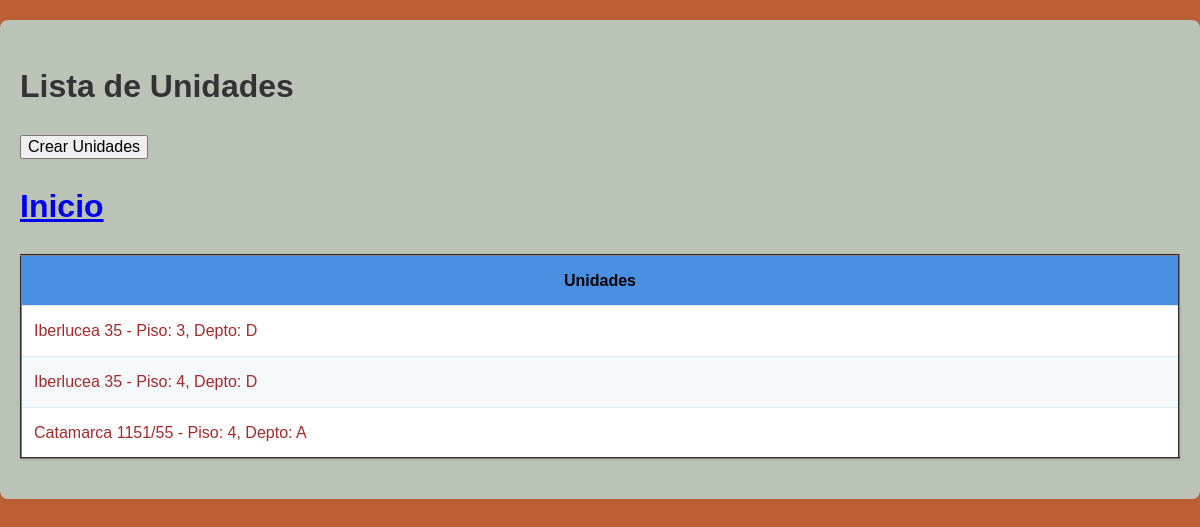
/unidades/list/, run on the app's committed database.
### tienda/models.py (models this page shows)
class Unidades(models.Model):
    liquidacion = models.ForeignKey(Liquidacion, on_delete=models.SET_NULL, null=True)
    piso = models.IntegerField()
    depto = models.CharField(max_length=255)
    def __str__(self):
        return f"{self.liquidacion} - Piso: {self.piso}, Depto: {self.depto}"
    class Meta:
        unique_together =("liquidacion", "piso")
        verbose_name ="unidad"
        verbose_name_plural="unidades"

class Liquidacion(models.Model):
    consorcio = models.ForeignKey(Consorcio, on_delete=models.SET_NULL, null=True)
    periodo = models.CharField(max_length=255)
    class Meta:
        unique_together = ('consorcio', 'periodo')  # Restricción única compuesta
    def __str__(self):
        return f"{self.consorcio}"

class Consorcio(models.Model):
    clave_del_consorcio = models.CharField(max_length=255, default="valor_default")
    domicilio = models.CharField(max_length=255)
    localidad =models.CharField(max_length=255, default = "caba")
    provincia = models.CharField(max_length=255, default ="Buenos Aires")
    cuit = models.CharField(max_length=11)
    def __str__(self):
        return self.domicilio

### tienda/views.py (the view)
# urls.py: path("unidades/list/", views.Unidades_list, name="unidades_list"),
def Unidades_list(request):
    query = Unidades.objects.all()
    context = {"object_list": query}
    return render(request, "tienda/unidades_list.html", context)

### tienda/templates/tienda/unidades_list.html
{% extends 'tienda/base.html' %}
{% block contenido %}
    <h1>Lista de Unidades</h1>
    <a href="{% url 'tienda:unidades_create' %}"><button>Crear Unidades</button></a>
    <a href = "{% url "tienda:index" %}"> <h1> Inicio </h1> </a>
    <table border="2"; style = "color: brown; text-align: justify;" >
        <thead>
            <tr>
                <th style = "color:black; text-align: center;"> Unidades </th>
            </tr>
        </thead>
        <tbody>
            {% for liquidacion  in object_list %}
                <tr>
                    <td>{{liquidacion}}</td>
                </tr>
                {% empty %}
                <tr>
                    <td> No hay datos disponibles. </td>
                </tr>
            {% endfor %}
        </tbody>
    </table>
{% endblock contenido %}

### tienda/static/css/styles.css (style rules this page uses)
:root { --primary-color: #4a90e2; --secondary-color: #e8f4f8; --accent-color: #34c759; --text-color: #333; }
body { background-color: #c06135; color: var(--text-color); font-family: 'Arial', sans-serif; line-height: 1.6; margin: 0; padding: 0; }
table { width: 100%; border-collapse: collapse; margin: 20px 0; background-color: #ffffff; box-shadow: 0 1px 3px rgba(0,0,0,0.1); }
th, td { padding: 12px; text-align: left; border-bottom: 1px solid #e0e9f0; }
th { background-color: var(--primary-color); color: white; }
tr:nth-child(even) { background-color: #f5f9fc; }

### data on the page
Unidades: liquidacion+piso+depto "Iberlucea 35 - Piso: 3, Depto: D"
Unidades: liquidacion+piso+depto "Iberlucea 35 - Piso: 4, Depto: D"
Unidades: liquidacion+piso+depto "Catamarca 1151/55 - Piso: 4, Depto: A"
